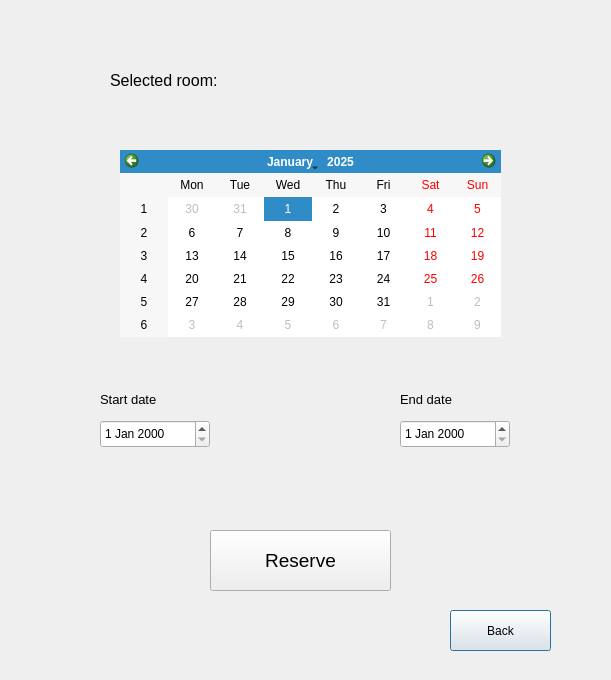
<?xml version="1.0" encoding="UTF-8"?>
<ui version="4.0">
 <class>reservationGui</class>
 <widget class="QDialog" name="reservationGui">
  <property name="geometry">
   <rect>
    <x>0</x>
    <y>0</y>
    <width>611</width>
    <height>680</height>
   </rect>
  </property>
  <property name="windowTitle">
   <string>Dialog</string>
  </property>
  <widget class="QLabel" name="selectedRoomLabel">
   <property name="geometry">
    <rect>
     <x>110</x>
     <y>60</y>
     <width>381</width>
     <height>41</height>
    </rect>
   </property>
   <property name="font">
    <font>
     <pointsize>12</pointsize>
    </font>
   </property>
   <property name="text">
    <string>Selected room: </string>
   </property>
  </widget>
  <widget class="QCalendarWidget" name="calendarWidget">
   <property name="geometry">
    <rect>
     <x>120</x>
     <y>150</y>
     <width>381</width>
     <height>187</height>
    </rect>
   </property>
   <property name="selectedDate">
    <date>
     <year>2025</year>
     <month>1</month>
     <day>1</day>
    </date>
   </property>
   <property name="selectionMode">
    <enum>QCalendarWidget::SelectionMode::NoSelection</enum>
   </property>
   <property name="dateEditEnabled">
    <bool>true</bool>
   </property>
  </widget>
  <widget class="QDateEdit" name="startDate">
   <property name="geometry">
    <rect>
     <x>100</x>
     <y>420</y>
     <width>110</width>
     <height>28</height>
    </rect>
   </property>
  </widget>
  <widget class="QLabel" name="label">
   <property name="geometry">
    <rect>
     <x>100</x>
     <y>390</y>
     <width>81</width>
     <height>19</height>
    </rect>
   </property>
   <property name="font">
    <font>
     <pointsize>10</pointsize>
    </font>
   </property>
   <property name="text">
    <string>Start date</string>
   </property>
  </widget>
  <widget class="QPushButton" name="back">
   <property name="geometry">
    <rect>
     <x>450</x>
     <y>610</y>
     <width>101</width>
     <height>41</height>
    </rect>
   </property>
   <property name="text">
    <string>Back</string>
   </property>
  </widget>
  <widget class="QLabel" name="label_2">
   <property name="geometry">
    <rect>
     <x>400</x>
     <y>390</y>
     <width>81</width>
     <height>19</height>
    </rect>
   </property>
   <property name="font">
    <font>
     <pointsize>10</pointsize>
    </font>
   </property>
   <property name="text">
    <string>End date</string>
   </property>
  </widget>
  <widget class="QDateEdit" name="endDate">
   <property name="geometry">
    <rect>
     <x>400</x>
     <y>420</y>
     <width>110</width>
     <height>28</height>
    </rect>
   </property>
  </widget>
  <widget class="QPushButton" name="reserveRoom">
   <property name="geometry">
    <rect>
     <x>210</x>
     <y>530</y>
     <width>181</width>
     <height>61</height>
    </rect>
   </property>
   <property name="font">
    <font>
     <pointsize>14</pointsize>
    </font>
   </property>
   <property name="text">
    <string>Reserve</string>
   </property>
  </widget>
  <widget class="QLabel" name="errorStartDate">
   <property name="geometry">
    <rect>
     <x>100</x>
     <y>460</y>
     <width>141</width>
     <height>19</height>
    </rect>
   </property>
   <property name="font">
    <font>
     <pointsize>10</pointsize>
    </font>
   </property>
   <property name="styleSheet">
    <string notr="true">QLabel{color: red;}</string>
   </property>
   <property name="text">
    <string/>
   </property>
  </widget>
  <widget class="QLabel" name="errorEndDate">
   <property name="geometry">
    <rect>
     <x>400</x>
     <y>460</y>
     <width>141</width>
     <height>19</height>
    </rect>
   </property>
   <property name="font">
    <font>
     <pointsize>10</pointsize>
    </font>
   </property>
   <property name="styleSheet">
    <string notr="true">QLabel{color: red;}</string>
   </property>
   <property name="text">
    <string/>
   </property>
  </widget>
 </widget>
 <resources/>
 <connections/>
</ui>
